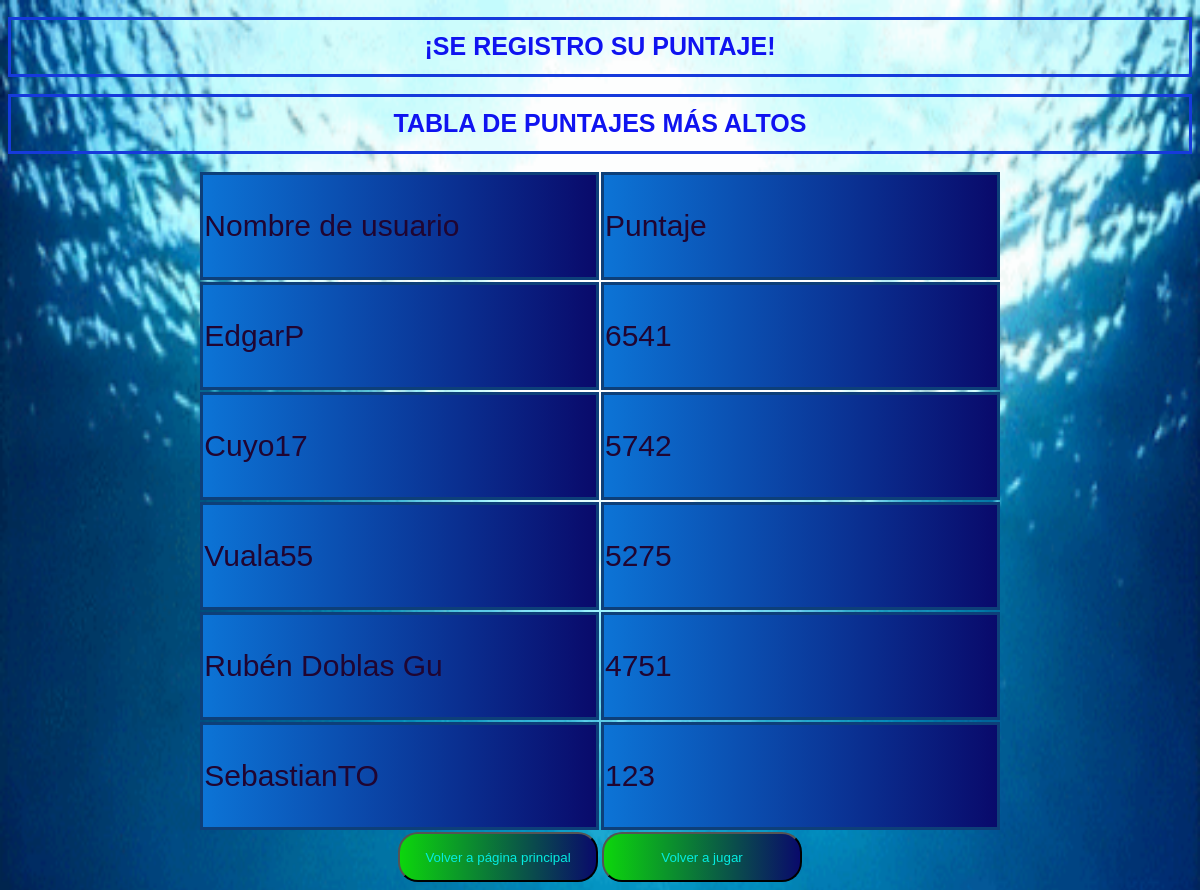
Screenshot of /registropuntajeprimosnl1.php with the database file from the repository.
### tables this page shows
CREATE TABLE `puntajejuegosprimos` (
  `id_juegosprimos` int(10) NOT NULL,
  `id_registro` int(5) NOT NULL,
  `num_primos_pun_nl1` int(10) NOT NULL,
  `num_primos_pun_nl2` int(10) NOT NULL,
  `num_primos_pun_nl3` int(10) NOT NULL
);

CREATE TABLE `registrodecuentas` (
  `id_registro` int(10) NOT NULL,
  `usuario` varchar(15) NOT NULL,
  `id_cargo` int(1) NOT NULL
);

### registropuntajeprimosnl1.php (the view, shortened to what this page needs)
<!DOCTYPE html>
<html lang="en">
<head>
    <link rel="stylesheet" href="registropunpri.css">
</head>
<body >
      <center><h1>¡Se registro su puntaje!</h1>
        <h1>Tabla de puntajes más altos</h1>
    <table>
        <tr>
        <td class=d>Nombre de usuario</td>
        <td class=d>Puntaje</td>
    </tr>
    <?php
    $server = "localhost";
    $db = "fasternumber";
    $user = "root";
    $pass = "1234";
    $connexion = mysqli_connect($server, $user, $pass,$db);
        ?><h1><?php echo "no conecto";?></h1>
        <?php
    mysqli_select_db($connexion, $db) or die("no");
    mysqli_set_charset($connexion, "utf8");
    $instru_SQL = "SELECT registrodecuentas.usuario,puntajejuegosprimos.num_primos_pun_nl1 From registrodecuentas,puntajejuegosprimos where registrodecuentas.id_registro=puntajejuegosprimos.id_registro  order by puntajejuegosprimos.num_primos_pun_nl1  desc ;";
    $re=mysqli_query($connexion,$instru_SQL);
    if($re){
        while($reg=mysqli_fetch_array($re)){
            ?>
        <tr>
        <td class=d><?php echo $nombre=$reg['usuario'];?></td>
        <td class=d><?php echo $contra=$reg['num_primos_pun_nl1'];?></td>
        </tr>
    <?php }
    }
    ?>
    </table>
    <input type=button value="Volver a página principal" class=botones onclick="top.juego.location='bienvenida.html'">
    <input type=button value="Volver a jugar" class=botones onclick="top.juego.location='juego.html'"></center>
</body>
</html>

### registropunpri.css (style rules this page uses)
body { background:url(82FA.gif); background-repeat:no-repeat; background-size:100% 120% ; }
h1 { color:rgb(15, 19, 240); font-size: 25px; font-family:Verdana, Geneva, Tahoma, sans-serif; text-transform: uppercase; padding: 0.5em; border: solid; border-color:rgb(22, 58, 219) ; }
.botones { width: 200px; height: 50px; background-color: rgb(12, 15, 214); color: rgb(5, 236, 224); font-family: Verdana, Geneva, Tahoma, sans-serif; cursor: pointer; border-radius: 20px; text-decoration: none; text-decoration-line: none; background: linear-gradient(to right, rgb(12, 214, 12), rgb(9, 10, 107)); }
.d { background: linear-gradient(to right, rgb(12, 116, 214), rgb(9, 10, 107)); color: rgb(32, 5, 49); border: solid; font-family: Arial, Helvetica, sans-serif; border-color: rgb(13, 63, 121); width: 33%; height: 100px; font-size: 30px; }

### rows the page displays
puntajejuegosprimos: id_registro.usuario "EdgarP", num_primos_pun_nl1 "6541"
puntajejuegosprimos: id_registro.usuario "Cuyo17", num_primos_pun_nl1 "5742"
puntajejuegosprimos: id_registro.usuario "Vuala55", num_primos_pun_nl1 "5275"
puntajejuegosprimos: id_registro.usuario "Rubén Doblas Gu", num_primos_pun_nl1 "4751"
puntajejuegosprimos: id_registro.usuario "SebastianTO", num_primos_pun_nl1 "123"
